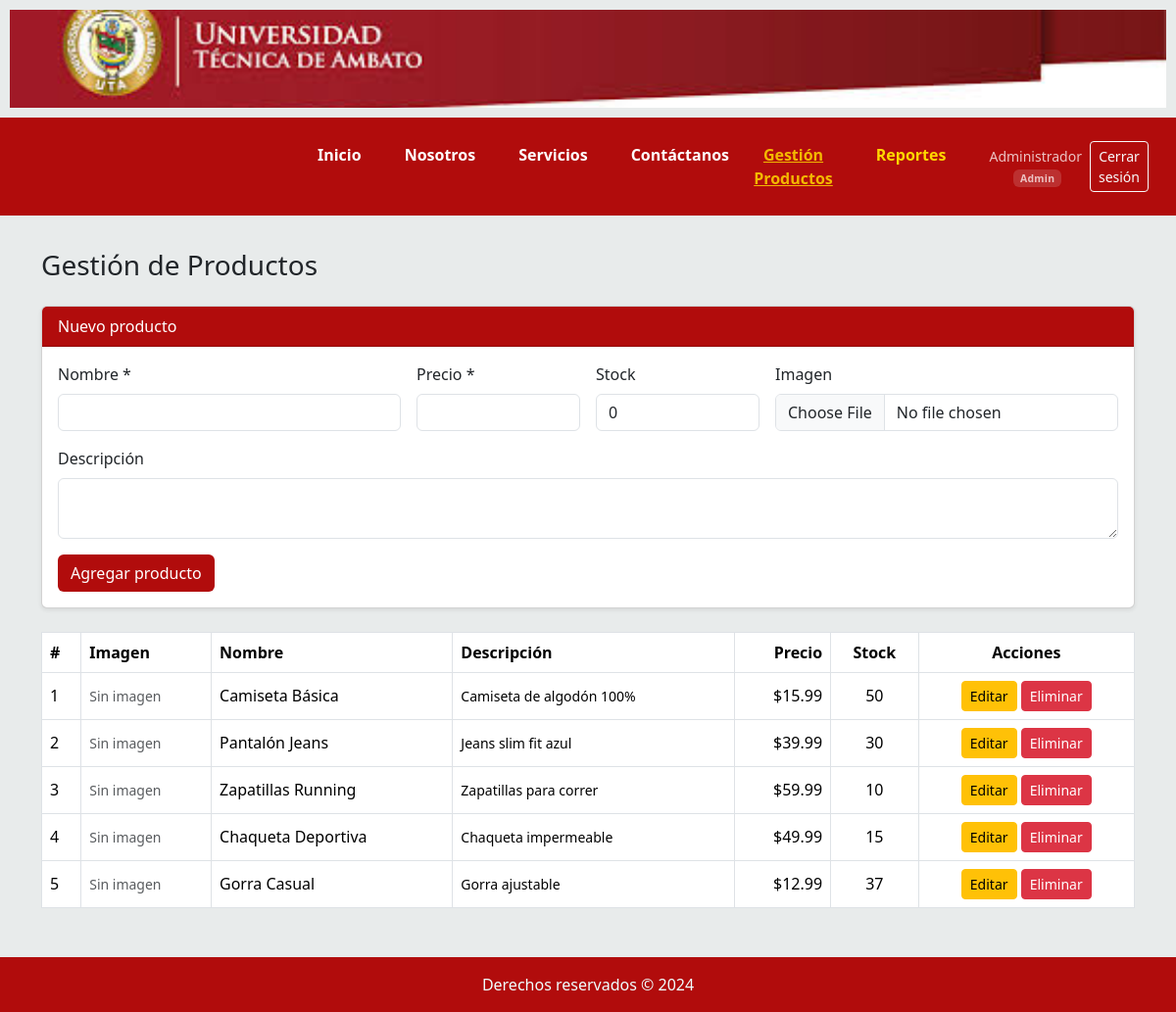
The page /index.php?option=AdminProductos (signed in) on the database its author committed.
### tables this page shows
CREATE TABLE productos (
    id          INT(11) NOT NULL AUTO_INCREMENT,
    nombre      VARCHAR(150) NOT NULL,
    descripcion TEXT DEFAULT NULL,
    precio      DECIMAL(10,2) NOT NULL,
    stock       INT(11) NOT NULL DEFAULT 0,
    imagen      VARCHAR(255) DEFAULT NULL,
    PRIMARY KEY (id)
);

### controller/controller.php (called while the page is built)
<?php
class controllersEnlaces
{
    public function platilla()
    {
        include "views/template.php";
    }
    public function controladorEnlaces()
    {
        $opcion = isset($_GET["option"]) ? $_GET["option"] : "Inicio";
        $pagina = modeloEnlaces::EnlacesPaginas($opcion);
        include $pagina;
    }
}
?>

### index.php (called while the page is built, shortened)
<?php
require_once "controller/controller.php";
$mvc = new controllersEnlaces();
$mvc->platilla();
?>

### models/producto_model.php (called while the page is built, shortened)
<?php
class ProductoModel
{
    public static function obtenerTodos()
    {
        $con = getConexion();
        $resultado = mysqli_query($con, "SELECT * FROM productos ORDER BY id ASC");
        $productos = [];
        while ($fila = mysqli_fetch_assoc($resultado)) {
            $productos[] = $fila;
        }
        return $productos;
    }
}
?>

### views/adminproductos.php (the view, shortened to what this page needs)
<?php
require_once "models/producto_model.php";
$editar  = null;
$productos = ProductoModel::obtenerTodos();
?>
<h3 class="mb-4">Gestión de Productos</h3>
<div class="card mb-4 shadow-sm">
    <div class="card-header text-white" style="background:rgb(177,12,12);">
        <?= $editar ? 'Editar producto' : 'Nuevo producto' ?>
    </div>
    <div class="card-body">
        <form method="post" action="action.php" enctype="multipart/form-data">
            <div class="row g-3">
                <div class="col-md-4">
                    <label class="form-label">Nombre *</label>
                    <input type="text" name="nombre" class="form-control" required
                           value="<?= htmlspecialchars($editar['nombre'] ?? '') ?>">
                </div>
                <div class="col-md-2">
                    <label class="form-label">Precio *</label>
                    <input type="number" name="precio" class="form-control" step="0.01" min="0.01" required
                           value="<?= htmlspecialchars($editar['precio'] ?? '') ?>">
                </div>
                <div class="col-md-2">
                    <label class="form-label">Stock</label>
                    <input type="number" name="stock" class="form-control" min="0"
                           value="<?= htmlspecialchars($editar['stock'] ?? '0') ?>">
                </div>
                <div class="col-md-4">
                    <label class="form-label">
                        Imagen <?= $editar ? '(dejar vacío para mantener actual)' : '' ?>
                    </label>
                    <input type="file" name="imagen" class="form-control" accept="image/*">
                </div>
                <div class="col-12">
                    <label class="form-label">Descripción</label>
                    <textarea name="descripcion" class="form-control" rows="2"><?= htmlspecialchars($editar['descripcion'] ?? '') ?></textarea>
                </div>
                <div class="col-12 d-flex gap-2">
                    <button type="submit" class="btn text-white" style="background:rgb(177,12,12);">
                        <?= $editar ? 'Guardar cambios' : 'Agregar producto' ?>
                    </button>
                </div>
            </div>
        </form>
    </div>
</div>
<div class="table-responsive">
    <table class="table table-bordered table-hover align-middle">
        <thead class="text-white" style="background:rgb(177,12,12);">
            <tr>
                <th>#</th>
                <th>Imagen</th>
                <th>Nombre</th>
                <th>Descripción</th>
                <th class="text-end">Precio</th>
                <th class="text-center">Stock</th>
                <th class="text-center">Acciones</th>
            </tr>
        </thead>
        <tbody>
            <?php if (empty($productos)): ?>
            <tr><td colspan="7" class="text-center text-muted">No hay productos registrados.</td></tr>
            <?php else: ?>
            <?php foreach ($productos as $p): ?>
            <tr>
                <td><?= $p['id'] ?></td>
                <td>
                    <?php if (!empty($p['imagen'])): ?>
                        <img src="image/productos/<?= htmlspecialchars($p['imagen']) ?>"
                             style="height:50px;object-fit:cover;border-radius:4px;"
                             alt="<?= htmlspecialchars($p['nombre']) ?>">
                    <?php else: ?>
                        <span class="text-muted small">Sin imagen</span>
                    <?php endif; ?>
                </td>
                <td><?= htmlspecialchars($p['nombre']) ?></td>
                <td class="small"><?= htmlspecialchars($p['descripcion']) ?></td>
                <td class="text-end">$<?= number_format($p['precio'], 2) ?></td>
                <td class="text-center"><?= (int)$p['stock'] ?></td>
                <td class="text-center">
                    <a href="index.php?option=AdminProductos&edit_id=<?= $p['id'] ?>"
                       class="btn btn-sm btn-warning">Editar</a>
                    <form method="post" action="action.php" class="d-inline"
                          onsubmit="return confirm('¿Eliminar este producto?');">
                        <button type="submit" class="btn btn-sm btn-danger">Eliminar</button>
                    </form>
                </td>
            </tr>
            <?php endforeach; ?>
            <?php endif; ?>
        </tbody>
    </table>
</div>

### css/style.css (style rules this page uses)
body { background: rgb(232, 235, 235); display: flex; flex-direction: column; min-height: 100vh; }

### rows shown on the page
productos: id "1", shows "Sin imagen", nombre "Camiseta Básica", descripcion "Camiseta de algodón 100%", precio "15.99", stock "50"
productos: id "2", shows "Sin imagen", nombre "Pantalón Jeans", descripcion "Jeans slim fit azul", precio "39.99", stock "30"
productos: id "3", shows "Sin imagen", nombre "Zapatillas Running", descripcion "Zapatillas para correr", precio "59.99", stock "10"
productos: id "4", shows "Sin imagen", nombre "Chaqueta Deportiva", descripcion "Chaqueta impermeable", precio "49.99", stock "15"
productos: id "5", shows "Sin imagen", nombre "Gorra Casual", descripcion "Gorra ajustable", precio "12.99", stock "37"

### other values the page prints
$_SESSION['usuario_nombre'] "Administrador"
